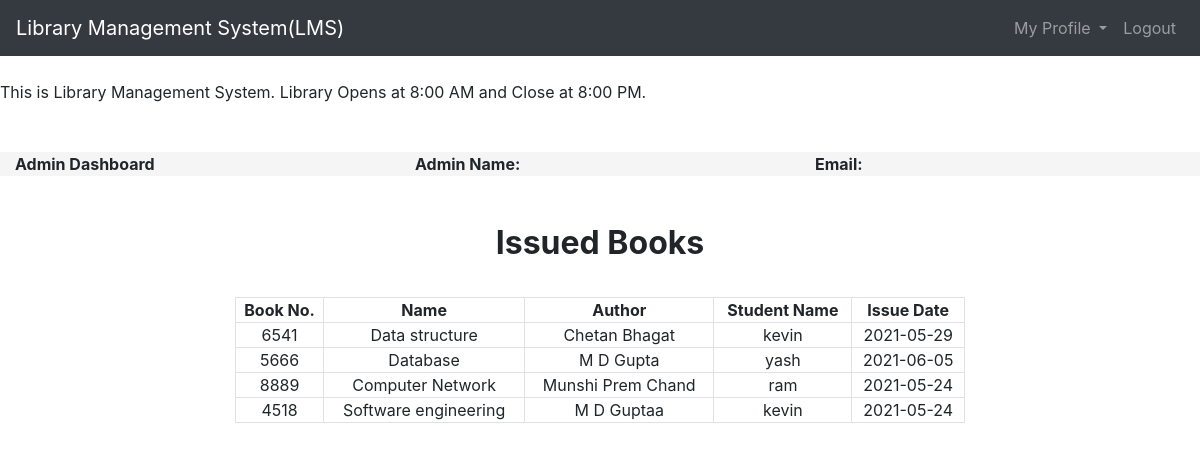
Page /admin/view_issued_book.php on the committed database.
### tables this page shows
CREATE TABLE `issued_books` (
  `s_no` int(11) NOT NULL,
  `book_no` int(11) NOT NULL,
  `book_name` varchar(200) NOT NULL,
  `book_author` varchar(200) NOT NULL,
  `student_id` int(11) NOT NULL,
  `status` int(11) NOT NULL,
  `issue_date` longtext NOT NULL
);

CREATE TABLE `users` (
  `id` int(11) NOT NULL,
  `name` varchar(255) DEFAULT NULL,
  `email` varchar(255) DEFAULT NULL,
  `password` varchar(255) DEFAULT NULL,
  `mobile` varchar(255) NOT NULL,
  `address` varchar(255) NOT NULL
);

### admin/view_issued_book.php (the view, shortened to what this page needs)
<?php
    $connection = mysqli_connect("localhost","root","");
    $query= "select issued_books.book_no,issued_books.book_name,issued_books.book_author,issued_books.issue_date,users.name
    from issued_books left join users on issued_books.student_id=users.id";
?>
<!DOCTYPE html>
<html lang="en">
<head>
    <link rel="stylesheet" href="../css/style.css">
    <link rel="stylesheet" href="https://maxcdn.bootstrapcdn.com/bootstrap/4.5.2/css/bootstrap.min.css">
</head>
<body>
<nav class="navbar navbar-expand-lg navbar-dark bg-dark">
  <a class="navbar-brand" href="admin_dashboard.php">Library Management System(LMS)</a>
  <div class="collapse navbar-collapse" id="navbarSupportedContent">
    <ul class="nav navbar-nav ml-auto">
    <li class="nav-item dropdown">
        <a class="nav-link dropdown-toggle" href="#" id="navbarDropdown" role="button" data-toggle="dropdown"
         aria-haspopup="true" aria-expanded="false">
          My Profile
        </a>
      </li>
        <li class="nav-item">
        <a class="nav-link" href="logout.php">Logout</a>
      </li>
    </ul>
  </div>
</nav>
<br>
<span><marquee behavior="" direction="">This is Library Management System. Library Opens at 8:00 AM and Close
    at 8:00 PM.</marquee></span><br><br>
<div class="container-fluid" id="user">
    <div class="row">
        <div class="col-lg-4 col-mg-4 col-12">
        <span><strong class="text-black">Admin Dashboard</strong></span>
        </div>
        <div class="col-lg-4 col-mg-4 col-12">
        <span><strong class="text-black">Admin Name: <?php echo $_SESSION['name']; ?></strong></span>
        </div>
        <div class="col-lg-4 col-mg-4 col-12">
        <span><strong class="text-black">Email: <?php echo $_SESSION['email']; ?></strong></span>
        </div>
    </div>
</div>
<br><br>
<div class="container headings text-center" style="margin-bottom:35px;">
		<h2 class="text-center font-weight-bold">Issued Books</h2>
</div>
<div class="container">
    <div class="row">
        <div class="col-lg-8 col-md-10 col-12 offset-lg-2 offset-md-1">
            <form>
            <table class="table-bordered" width="100%" style="text-align: center; overflow:auto;">
                    <tr>
                        <th>Book No.</th>
                        <th>Name</th>
                        <th>Author</th>
                        <th>Student Name</th>
                        <th>Issue Date</th>
                    </tr>
                    <?php
                         $query_run = mysqli_query($connection,$query);
                         while ($row = mysqli_fetch_assoc($query_run)){
                               $book_no = $row['book_no'];
                               $book_name = $row['book_name'];
                               $book_author = $row['book_author'];
                               $student_name = $row['name'];
                               $issue_date = $row['issue_date'];
                    ?>
                    <tr>
                        <td><?php echo $book_no; ?></td>
                        <td><?php echo $book_name; ?></td>
                        <td><?php echo $book_author; ?></td>
                        <td><?php echo $student_name; ?></td>
                        <td><?php echo $issue_date; ?></td>
                    </tr>
                    <?php
                     }
                    ?>
                </table>
            </form>
        </div>
    </div>
</div>
</body>
</html>

### css/style.css (style rules this page uses)
* { margin: 0; padding: 0; box-sizing: border-box; }
#user { background-color: whitesmoke; }

### rows in the picture
issued_books: book_no "6541", book_name "Data structure", book_author "Chetan Bhagat", users.name "kevin", issue_date "2021-05-29"
issued_books: book_no "5666", book_name "Database", book_author "M D Gupta", users.name "yash", issue_date "2021-06-05"
issued_books: book_no "8889", book_name "Computer Network", book_author "Munshi Prem Chand", users.name "ram", issue_date "2021-05-24"
issued_books: book_no "4518", book_name "Software engineering", book_author "M D Guptaa", users.name "kevin", issue_date "2021-05-24"
